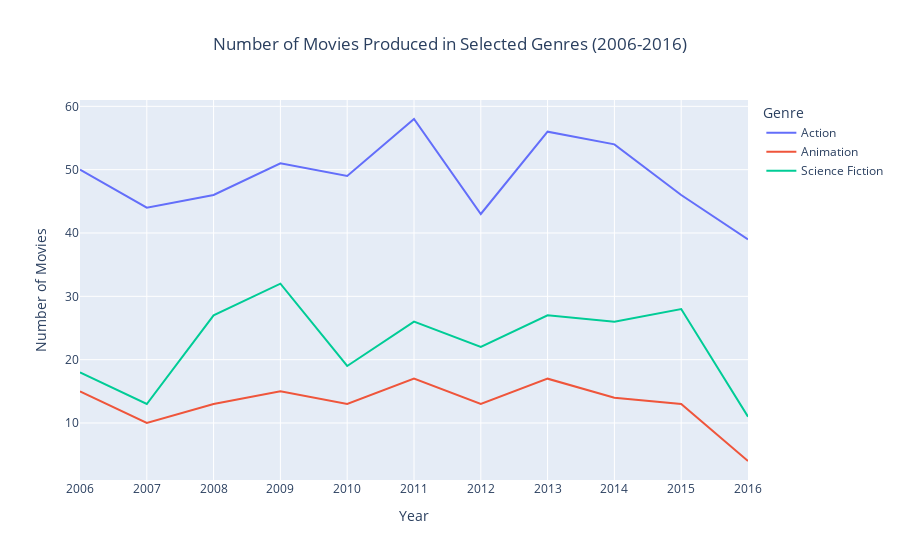

Notebook code cell kept with this figure:
### Markdown cell above
Plot

### Code cell
fig = px.line(
    genre_counts,
    x='release_year',
    y='movie_count',
    color='genre_name',
    title='Number of Movies Produced in Selected Genres (2006-2016)',
    labels={'release_year': 'Year', 'movie_count': 'Number of Movies', 'genre_name': 'Genre'}
)
fig.update_layout(xaxis=dict(tickmode='linear', dtick=1), yaxis_title='Number of Movies', xaxis_title='Year', title_x=0.5)
fig.show()

### Figure 1 — Plotly figure (JSON) as saved in the notebook; plotly's stock layout.template omitted (floating-point values rounded to 4 significant figures)
{"data": [{"hovertemplate": "Genre=Action<br>Year=%{x}<br>Number of Movies=%{y}<extra></extra>", "legendgroup": "Action", "line": {"color": "#636efa", "dash": "solid"}, "marker": {"symbol": "circle"}, "mode": "lines", "name": "Action", "orientation": "v", "showlegend": true, "type": "scatter", "x": [2006, 2007, 2008, 2009, 2010, 2011, 2012, 2013, 2014, 2015, 2016], "xaxis": "x", "y": [50, 44, 46, 51, 49, 58, 43, 56, 54, 46, 39], "yaxis": "y"}, {"hovertemplate": "Genre=Animation<br>Year=%{x}<br>Number of Movies=%{y}<extra></extra>", "legendgroup": "Animation", "line": {"color": "#EF553B", "dash": "solid"}, "marker": {"symbol": "circle"}, "mode": "lines", "name": "Animation", "orientation": "v", "showlegend": true, "type": "scatter", "x": [2006, 2007, 2008, 2009, 2010, 2011, 2012, 2013, 2014, 2015, 2016], "xaxis": "x", "y": [15, 10, 13, 15, 13, 17, 13, 17, 14, 13, 4], "yaxis": "y"}, {"hovertemplate": "Genre=Science Fiction<br>Year=%{x}<br>Number of Movies=%{y}<extra></extra>", "legendgroup": "Science Fiction", "line": {"color": "#00cc96", "dash": "solid"}, "marker": {"symbol": "circle"}, "mode": "lines", "name": "Science Fiction", "orientation": "v", "showlegend": true, "type": "scatter", "x": [2006, 2007, 2008, 2009, 2010, 2011, 2012, 2013, 2014, 2015, 2016], "xaxis": "x", "y": [18, 13, 27, 32, 19, 26, 22, 27, 26, 28, 11], "yaxis": "y"}], "layout": {"legend": {"title": {"text": "Genre"}, "tracegroupgap": 0}, "title": {"text": "Number of Movies Produced in Selected Genres (2006-2016)", "x": 0.5}, "xaxis": {"anchor": "y", "domain": [0, 1], "dtick": 1, "tickmode": "linear", "title": {"text": "Year"}}, "yaxis": {"anchor": "x", "domain": [0, 1], "title": {"text": "Number of Movies"}}}}
